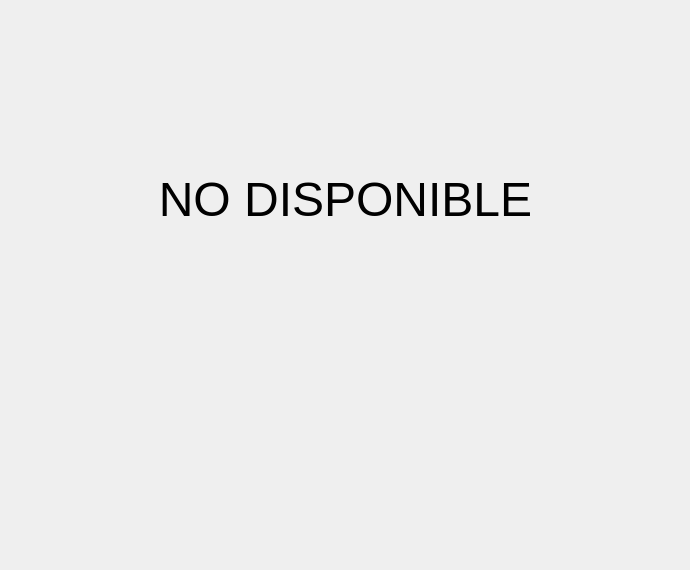
<?xml version="1.0" encoding="UTF-8"?>
<ui version="4.0">
 <class>VentanaDisenoAutomatico</class>
 <widget class="QMainWindow" name="VentanaDisenoAutomatico">
  <property name="geometry">
   <rect>
    <x>0</x>
    <y>0</y>
    <width>690</width>
    <height>570</height>
   </rect>
  </property>
  <property name="contextMenuPolicy">
   <enum>Qt::DefaultContextMenu</enum>
  </property>
  <property name="windowTitle">
   <string>Diseño Automático</string>
  </property>
  <widget class="QWidget" name="centralwidget">
   <widget class="QLabel" name="label">
    <property name="geometry">
     <rect>
      <x>30</x>
      <y>149</y>
      <width>631</width>
      <height>101</height>
     </rect>
    </property>
    <property name="text">
     <string>&lt;html&gt;&lt;head/&gt;&lt;body&gt;&lt;p align=&quot;center&quot;&gt;&lt;span style=&quot; font-size:36pt;&quot;&gt;NO DISPONIBLE&lt;/span&gt;&lt;/p&gt;&lt;/body&gt;&lt;/html&gt;</string>
    </property>
   </widget>
  </widget>
 </widget>
 <resources/>
 <connections/>
</ui>
